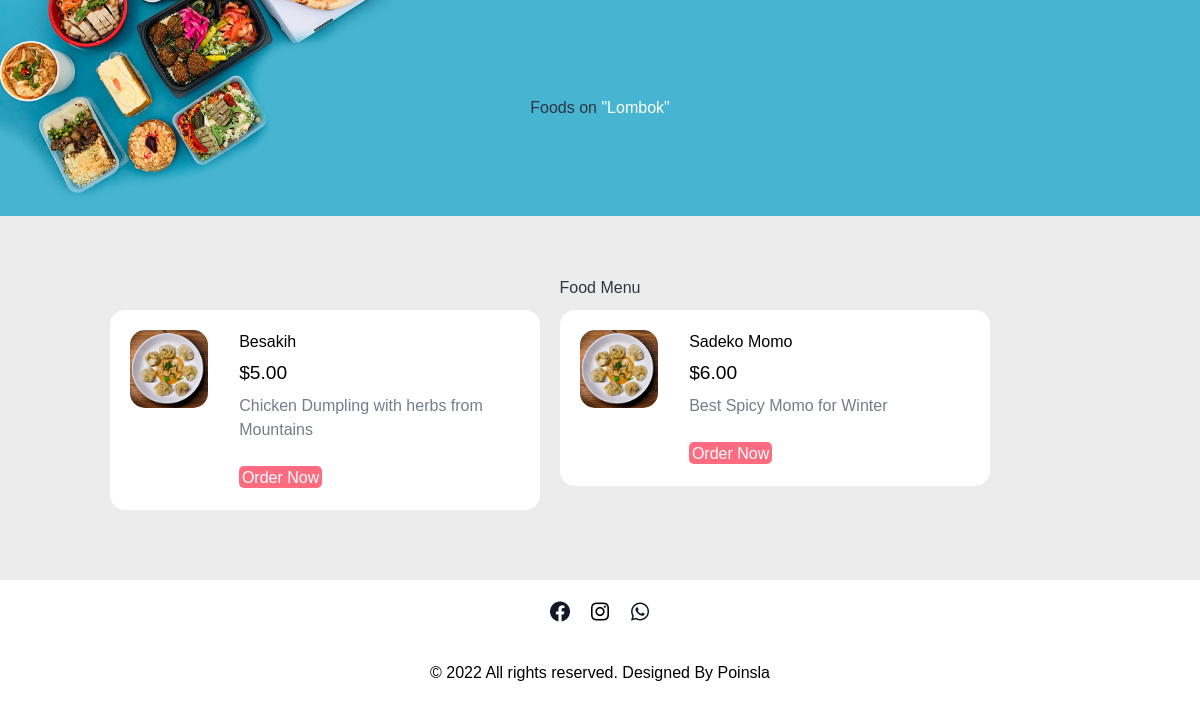
Page /category-foods.php?category_id=6 on the committed database.
### tables this page shows
CREATE TABLE `tbl_category` (
  `id` int(10) UNSIGNED NOT NULL,
  `title` varchar(100) NOT NULL,
  `image_name` varchar(255) NOT NULL,
  `featured` varchar(10) NOT NULL,
  `active` varchar(10) NOT NULL
);

CREATE TABLE `tbl_food` (
  `id` int(10) UNSIGNED NOT NULL,
  `category_id` int(10) UNSIGNED NOT NULL,
  `title` varchar(100) NOT NULL,
  `description` text NOT NULL,
  `price` decimal(10,2) NOT NULL,
  `image_name` varchar(255) NOT NULL,
  `featured` varchar(10) NOT NULL,
  `active` varchar(10) NOT NULL
);

### category-foods.php (the view, shortened to what this page needs)
<?php include('partials-front/header.php'); ?>
<?php
if (isset($_GET['category_id'])) {
    $category_id = $_GET['category_id'];
    $sql = "SELECT title FROM tbl_category WHERE id=$category_id";
    $res = mysqli_query($conn, $sql);
    $row = mysqli_fetch_assoc($res);
    $category_title = $row['title'];
} else {
    header('location:' . SITEURL);
}
?>
<section class="food-search text-center">
    <div class="container">
        <h2>Foods on <a href="#" class="text-white">"<?php echo $category_title; ?>"</a></h2>
    </div>
</section>
<section class="food-menu">
    <div class="container">
        <h2 class="text-center">Food Menu</h2>
        <?php
        $sql2 = "SELECT * FROM tbl_food WHERE category_id=$category_id";
        $res2 = mysqli_query($conn, $sql2);
        $count2 = mysqli_num_rows($res2);
        if ($count2 > 0) {
            while ($row2 = mysqli_fetch_assoc($res2)) {
                $id = $row2['id'];
                $title = $row2['title'];
                $price = $row2['price'];
                $description = $row2['description'];
                $image_name = $row2['image_name'];
        ?>
                <div class="food-menu-box">
                    <div class="food-menu-img">
                        <?php
                        if ($image_name == "") {
                            echo "<div class='error'>Image not Available.</div>";
                        } else {
                        ?>
                            <img src="<?php echo SITEURL; ?>images/food/<?php echo $image_name; ?>" alt="Chicke Hawain Pizza" class="img-responsive img-curve">
                        <?php
                        }
                        ?>
                    </div>
                    <div class="food-menu-desc">
                        <h4><?php echo $title; ?></h4>
                        <p class="food-price">$<?php echo $price; ?></p>
                        <p class="food-detail">
                            <?php echo $description; ?>
                        </p>
                        <br>
                        <a href="<?php echo SITEURL; ?>order.php?food_id=<?php echo $id; ?>" class="btn btn-primary">Order Now</a>
                    </div>
                </div>
        <?php
            }
        } else {
            echo "<div class='error'>Food not Available.</div>";
        }
        ?>
    </div>
</section>
<?php include('partials-front/footer.php'); ?>

### css/style.css (style rules this page uses)
* { margin: 0 0; padding: 0 0; font-family: Arial, Helvetica, sans-serif; }
.container { width: 80%; margin: 0 auto; padding: 1%; }
.img-responsive { width: 100%; }
.img-curve { border-radius: 15px; }
.text-center { text-align: center; }
.text-white { color: white; }
a { color: #ff6b81; text-decoration: none; }
.btn { padding: 1%; border: none; font-size: 1rem; border-radius: 5px; }
.btn-primary { background-color: #ff6b81; color: white; cursor: pointer; }
h2 { color: #2f3542; font-size: 2rem; margin-bottom: 2%; }
.food-search { background-image: url(../images/bg.jpg); background-size: cover; background-repeat: no-repeat; background-position: center; padding: 7% 0; }
.food-menu { background-color: #ececec; padding: 4% 0; }
.food-menu-box { width: 43%; margin: 1%; padding: 2%; float: left; background-color: white; border-radius: 15px; }
.food-menu-img { width: 20%; float: left; }
.food-menu-desc { width: 70%; float: left; margin-left: 8%; }
.food-price { font-size: 1.2rem; margin: 2% 0; }
.food-detail { font-size: 1rem; color: #747d8c; }

### assets/css/styles.css (style rules this page uses)
*, *::before, *::after { box-sizing: border-box; }
:root { -moz-tab-size: 4; -o-tab-size: 4; tab-size: 4; }
html { line-height: 1.15; -webkit-text-size-adjust: 100%; }
body { margin: 0; }
body { font-family: system-ui, -apple-system, 'Segoe UI', Roboto, Helvetica, Arial, sans-serif, 'Apple Color Emoji', 'Segoe UI Emoji'; }
blockquote, dl, dd, h1, h2, h3, h4, h5, h6, hr, figure, p, pre { margin: 0; }
html { font-family: ui-sans-serif, system-ui, -apple-system, BlinkMacSystemFont, "Segoe UI", Roboto, "Helvetica Neue", Arial, "Noto Sans", sans-serif, "Apple Color Emoji", "Segoe UI Emoji", "Segoe UI Symbol", "Noto Color Emoji"; line-height: 1.5; }
body { font-family: inherit; line-height: inherit; }
img { border-style: solid; }
h1, h2, h3, h4, h5, h6 { font-size: inherit; font-weight: inherit; }
a { color: inherit; text-decoration: inherit; }
img, svg, video, canvas, audio, iframe, embed, object { display: block; vertical-align: middle; }
img, video { max-width: 100%; height: auto; }
* { --tw-shadow: 0 0 #0000; --tw-ring-inset: var(--tw-empty, ); --tw-ring-offset-width: 0px; --tw-ring-offset-color: #fff; --tw-ring-color: rgba(59, 130, 246, 0.5); --tw-ring-offset-shadow: 0 0 #0000; --tw-ring-shadow: 0 0 #0000; }
.text-center { text-align: center; }
.text-white { --tw-text-opacity: 1; color: rgba(255, 255, 255, var(--tw-text-opacity)); }
.container { width: 100%; }
@media (min-width: 640px) { .container { max-width: 640px; } }
@media (min-width: 768px) { .container { max-width: 768px; } }
@media (min-width: 1024px) { .container { max-width: 1024px; } }

### rows in the picture
tbl_category: title "Lombok"
tbl_food: image_name (picture), title "Besakih", price "5.00", description "Chicken Dumpling with herbs from Mountains"
tbl_food: image_name (picture), title "Sadeko Momo", price "6.00", description "Best Spicy Momo for Winter"
